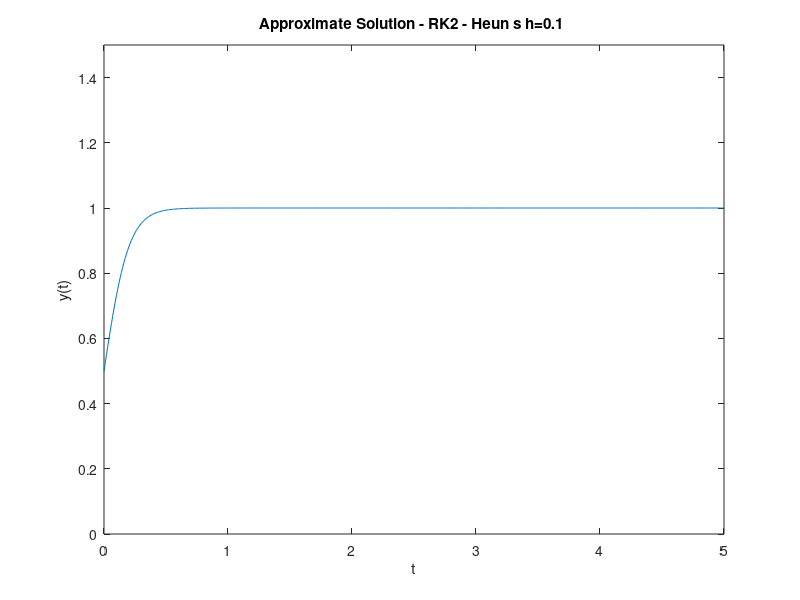

The MATLAB script that drew this image:
%%%%%%%%%Target function %%%%%%%%%
F =@(y) 10*(y-y.^2);     
tInitial = 0; 
tFinal = 5; 
yInitial = 0.5; 

% Step sizes
h = 0.01;

N = (tFinal-tInitial)/h;
y = zeros(N+1,1);
t = zeros(N+1,1);
format long;

%%%%%%%%%Implementing RK2%%%%%%%%%
t(1) = tInitial;
y(1) = yInitial;

for( i = 1:N)
	% RK method
    t(i+1) = t(i) + h;
    y(i+1) = y(i) + (h/2)*F(y(i)) + (h/2)*F(y(i)+h*F(y(i)))
end

%%%%%%%%%Plot%%%%%%%%%
tPlotMin = tInitial;
tPlotMax = tFinal; 
yPlotMin = 0; 
yPlotMax = 1.5;
plot(t,y)
axis([tPlotMin, tPlotMax,yPlotMin, yPlotMax]); 
title('Approximate Solution - RK2 - Heun s h=0.1 ') 
xlabel('t')
ylabel('y(t)')
